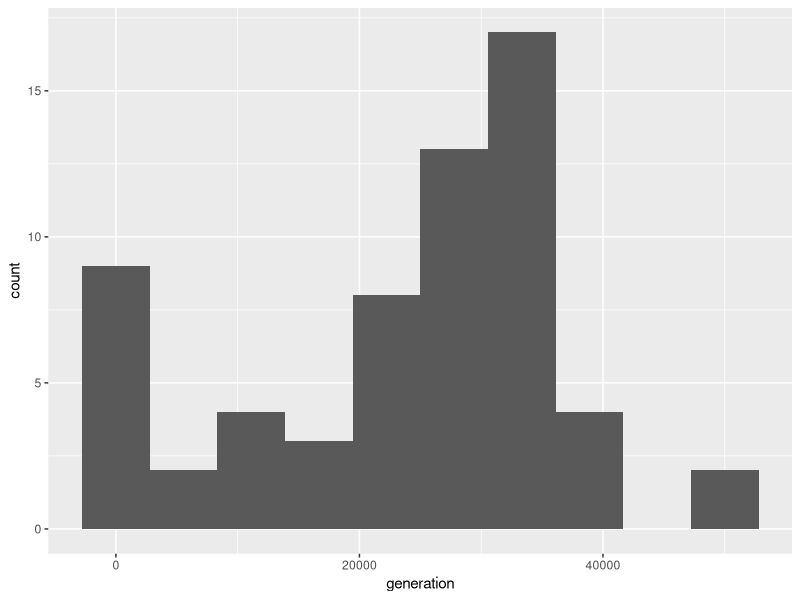

Generate this figure with R:
## ---- chunk 1
knitr::opts_chunk$set(echo = TRUE, messages = FALSE, warnings = F)
## ---- chunk 2
library(ggplot2)
## ---- chunk 3
metadata <- read.csv("Ecoli_metadata_composite.tsv", sep = "\t")
ggplot(metadata, aes(x = generation)) +
  geom_histogram(bins = 10)
